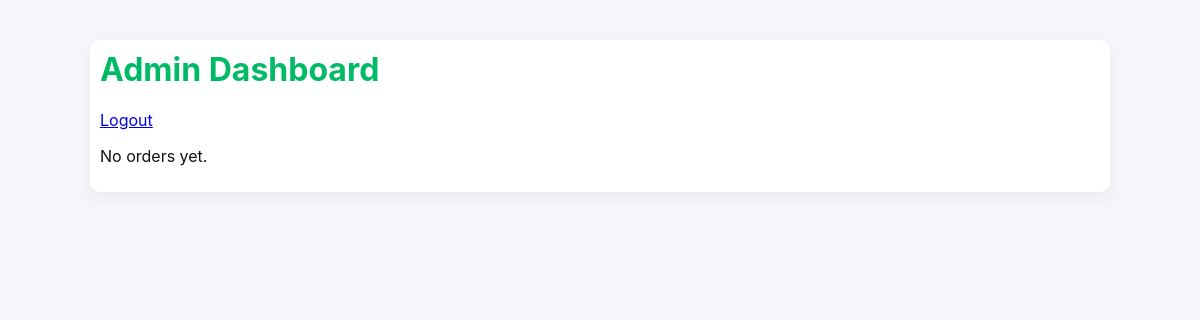
The app's page /admin/dashboard (signed in), older data.
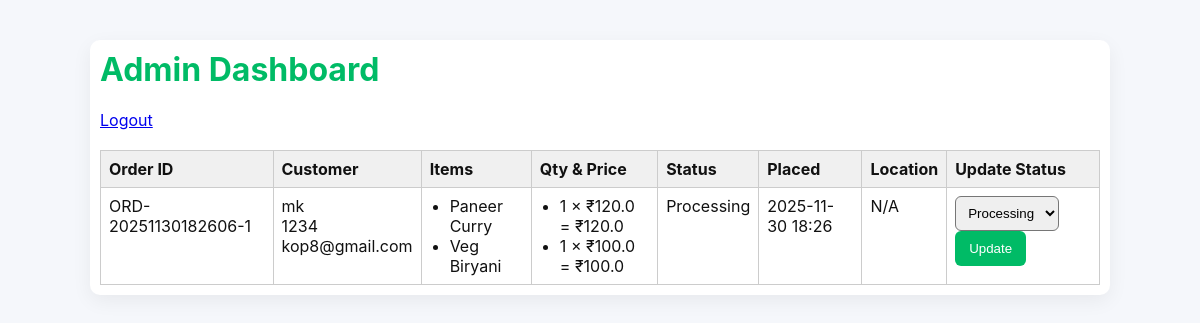
The same page, newer data.
### app.py (models this page shows, shortened)
class Order(db.Model):
    id = db.Column(db.Integer, primary_key=True)
    order_id = db.Column(db.String(64), unique=True, index=True)
    customer_name = db.Column(db.String(200))
    email = db.Column(db.String(200))
    phone = db.Column(db.String(40))
    address = db.Column(db.String(400))
    status = db.Column(db.String(50), default="Pending")
    latitude = db.Column(db.Float, nullable=True)
    longitude = db.Column(db.Float, nullable=True)
    map_link = db.Column(db.String(500), nullable=True)
    created_at = db.Column(db.DateTime, default=datetime.utcnow)
    items = db.relationship("OrderItem", backref="order", lazy=True)

class OrderItem(db.Model):
    id = db.Column(db.Integer, primary_key=True)
    order_id = db.Column(db.Integer, db.ForeignKey('order.id'))
    item_name = db.Column(db.String(200))
    quantity = db.Column(db.Integer, default=1)
    price = db.Column(db.Float, default=0)

### app.py (the view)
@app.route("/admin/dashboard")
def admin_dashboard():
    if not session.get("admin_logged_in"):
        return redirect(url_for("admin_login"))
    orders = Order.query.order_by(Order.created_at.desc()).all()
    return render_template("admin_dashboard.html", orders=orders)

### templates/admin_dashboard.html (shortened to what this page needs)
<!doctype html>
<html>
<head>
  <link rel="stylesheet" href="{{ url_for('static', filename='style.css') }}">
</head>
<body>
  <div class="container">
    <h1>Admin Dashboard</h1>
    <p><a href="{{ url_for('admin_logout') }}">Logout</a></p>
    {% if orders %}
      <table>
        <thead>
          <tr>
            <th>Order ID</th>
            <th>Customer</th>
            <th>Items</th>
            <th>Qty & Price</th>
            <th>Status</th>
            <th>Placed</th>
            <th>Location</th>
            <th>Update Status</th>
          </tr>
        </thead>
        <tbody>
          {% for o in orders %}
          <tr>
            <td>{{ o.order_id }}</td>
            <td>{{ o.customer_name }}<br>{{ o.phone }}<br>{{ o.email }}</td>
            <td>
              <ul>
                {% for item in o.items %}
                  <li>{{ item.item_name }}</li>
                {% endfor %}
              </ul>
            </td>
            <td>
              <ul>
                {% for item in o.items %}
                  <li>{{ item.quantity }} × ₹{{ item.price }} = ₹{{ item.quantity * item.price }}</li>
                {% endfor %}
              </ul>
            </td>
            <td>{{ o.status }}</td>
            <td>{{ o.created_at.strftime('%Y-%m-%d %H:%M') }}</td>
            <td>
              {% if o.latitude and o.longitude %}
                <a href="https://www.google.com/maps?q={{ o.latitude }},{{ o.longitude }}" target="_blank">View Map</a>
              {% else %}
                N/A
              {% endif %}
            </td>
            <td>
              <form method="POST" action="{{ url_for('update_status', order_db_id=o.id) }}">
                <select name="status">
                  <option value="Processing" {% if o.status == 'Processing' %}selected{% endif %}>Processing</option>
                </select>
                <button type="submit">Update</button>
              </form>
            </td>
          </tr>
          {% endfor %}
        </tbody>
      </table>
    {% else %}
      <p>No orders yet.</p>
    {% endif %}
  </div>
</body>
</html>

### static/style.css (style rules this page uses)
body { font-family: Inter, Poppins, Arial, sans-serif; background:#f5f7fb; color:#111; margin:0; padding:20px; }
.container { max-width:900px; margin:24px auto; background:#fff; padding:20px; border-radius:10px; box-shadow:0 6px 20px rgba(0,0,0,0.06); }
h1 { margin-top:0; color:#0b6; }
button { background:#0b6; color:white; border:0; padding:10px 14px; border-radius:6px; cursor:pointer; }
select { padding:8px; border-radius:6px; }

### templates/admin_dashboard.html (style rules this page uses)
.container { max-width: 1000px; margin: 20px auto; padding: 10px; }
table { width: 100%; border-collapse: collapse; margin-top: 20px; }
th, td { border: 1px solid #ccc; padding: 8px; text-align: left; vertical-align: top; }
th { background: #f0f0f0; }
ul { margin: 0; padding-left: 20px; }
form { margin: 0; }

Row changes from the older to the newer data that the page shows:
added Order: order_id "ORD-20251130182606-1", customer_name "mk", phone "1234", email "kop8@gmail.com", status "Processing", created_at "2025-11-30 18:26", shows "N/A"
added OrderItem: item_name "Paneer Curry", quantity "1", price "120.0", item.quantity*item.price "120.0"
added OrderItem: item_name "Veg Biryani", quantity "1", price "100.0", item.quantity*item.price "100.0"
Text that changed along with them:
text no longer shown: "No orders yet."
text now shown: "Order ID Customer Items Qty & Price Status Placed Location Update Status"
